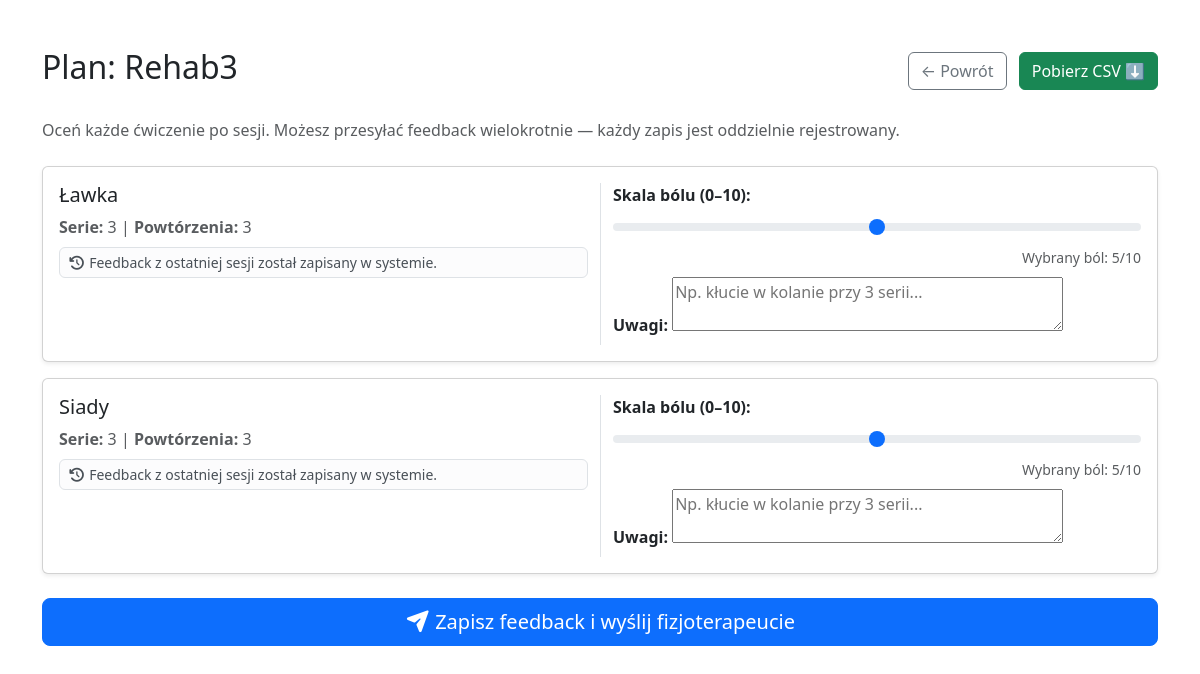
The page /plan/4/ (signed in) on the database its author committed.
### fizjoapp/models.py (models this page shows, shortened)
class PlanTreningowy(models.Model):
    fizjoterapeuta = models.ForeignKey('Fizjoterapeuta', on_delete=models.CASCADE, related_name='plany')
    pacjent = models.ForeignKey('Pacjent', on_delete=models.CASCADE, related_name='plany')
    nazwa = models.CharField(max_length=200)
    data_utworzenia = models.DateTimeField(auto_now_add=True)

class Cwiczenie(models.Model):
    plan = models.ForeignKey(PlanTreningowy, on_delete=models.CASCADE, related_name='cwiczenia')
    nazwa_cwiczenia = models.CharField(max_length=255)
    serie = models.IntegerField(default=3)
    powtórzenia = models.CharField(max_length=50)

### fizjoapp/views.py (the view)
# urls.py: path('plan/<int:plan_id>/', views.szczegoly_planu, name='szczegoly_planu'),
@login_required
def szczegoly_planu(request, plan_id):
    if not hasattr(request.user, 'pacjent'):
        return render(request, '403.html', status=403)
    pacjent = request.user.pacjent
    plan = get_object_or_404(PlanTreningowy, id=plan_id, pacjent=pacjent)
    cwiczenia = list(plan.cwiczenia.all())
    OcenaFormSet = modelformset_factory(
        OcenaCwiczenia,
        form=OcenaCwiczeniaForm,
        extra=len(cwiczenia)
    )
    if request.method == 'POST':
        formset = OcenaFormSet(request.POST, queryset=OcenaCwiczenia.objects.none())
        if formset.is_valid():
            for i, form in enumerate(formset.forms):
                if form.has_changed() and i < len(cwiczenia):
                    ocena = form.save(commit=False)
                    ocena.cwiczenie = cwiczenia[i]
                    ocena.pacjent = pacjent
                    ocena.save()
            return redirect('dashboard_sukces')
    else:
        formset = OcenaFormSet(queryset=OcenaCwiczenia.objects.none())
    ostatnie_oceny = {}
    for c in cwiczenia:
        ostatnia = c.oceny.filter(pacjent=pacjent).first()  # ordered by -data_oceny
        if ostatnia:
            ostatnie_oceny[c.id] = ostatnia
    zestaw = list(zip(cwiczenia, formset.forms))
    return render(request, 'szczegoly_planu.html', {
        'plan': plan,
        'zestaw': zestaw,
        'formset': formset,
        'ostatnie_oceny': ostatnie_oceny,
    })

### fizjoapp/templates/szczegoly_planu.html (shortened to what this page needs)
{% load static %}
<!doctype html>
<html lang="pl">
  <head>
    <link rel="stylesheet" href="{% static 'css/bootstrap.min.css' %}" />
    <link rel="stylesheet" href="{% static 'css/all.min.css' %}" />
  </head>
  <body>
    <div class="container mt-5">
      <div class="d-flex justify-content-between align-items-center mb-4">
        <h2>Plan: {{ plan.nazwa }}</h2>
        <div>
          <a
            href="{% url 'plany_treningowe' %}"
            class="btn btn-outline-secondary me-2"
            >← Powrót</a
          >
          <a
            href="{% url 'eksportuj_plan_csv' plan.id %}"
            class="btn btn-success"
            >Pobierz CSV ⬇️</a
          >
        </div>
      </div>
      <p class="text-muted mb-4">
        Oceń każde ćwiczenie po sesji. Możesz przesyłać feedback wielokrotnie —
        każdy zapis jest oddzielnie rejestrowany.
      </p>
      <form method="POST">
        {% for cwiczenie, form in zestaw %}
        <div class="card mb-3 p-3 shadow-sm">
          <div class="row">
            <div class="col-md-6">
              <h5>{{ cwiczenie.nazwa_cwiczenia }}</h5>
              <p class="mb-1 text-muted">
                <strong>Serie:</strong> {{ cwiczenie.serie }} |
                <strong>Powtórzenia:</strong> {{ cwiczenie.powtórzenia }}
              </p>
              {% if ostatnie_oceny %}
              <div class="alert alert-light border mt-2 py-1 px-2 small">
                <i class="fas fa-history"></i> Feedback z ostatniej sesji został zapisany w systemie.
              </div>
              {% endif %}
            </div>
            <div class="col-md-6 border-start">
              <div class="form-group">
                <label class="form-label"
                  ><strong>Skala bólu (0–10):</strong></label
                >
                {{ form.skala_bolu }}
                <div class="text-end">
                  <small class="text-muted"
                    >Wybrany ból: <span class="range-val">5</span>/10</small
                  >
                </div>
              </div>
              <div class="form-group mt-2">
                <label class="form-label"><strong>Uwagi:</strong></label>
                {{ form.uwagi }}
              </div>
            </div>
          </div>
        </div>
        {% endfor %}
        <div class="mt-4 mb-5">
          <button type="submit" class="btn btn-primary btn-lg w-100">
            <i class="fas fa-paper-plane"></i> Zapisz feedback i wyślij
            fizjoterapeucie
          </button>
        </div>
      </form>
    </div>
  </body>
</html>

### rows shown on the page
PlanTreningowy: nazwa "Rehab3"
Cwiczenie: nazwa_cwiczenia "Ławka", serie "3", powtórzenia "3"
Cwiczenie: nazwa_cwiczenia "Siady", serie "3", powtórzenia "3"
